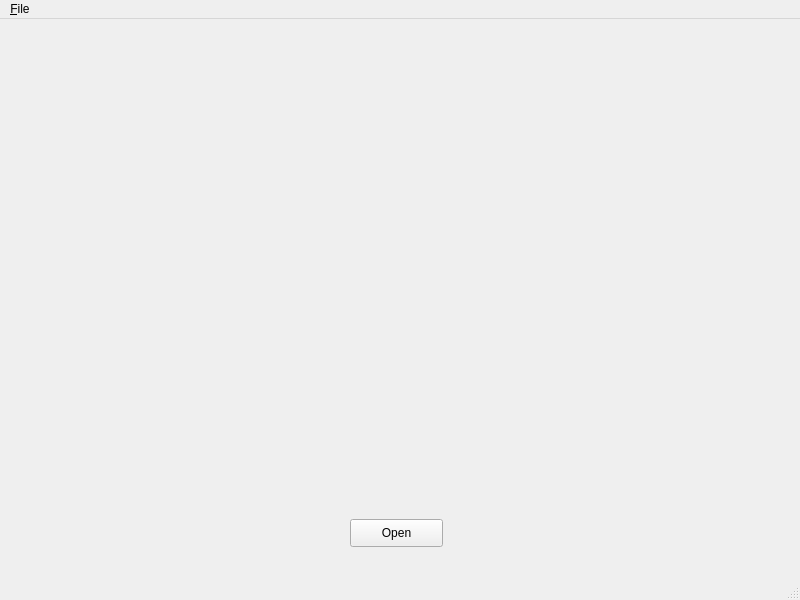
<?xml version="1.0" encoding="UTF-8"?>
<ui version="4.0">
 <class>MainWindow</class>
 <widget class="QMainWindow" name="MainWindow">
  <property name="geometry">
   <rect>
    <x>0</x>
    <y>0</y>
    <width>800</width>
    <height>600</height>
   </rect>
  </property>
  <property name="windowTitle">
   <string>MainWindow</string>
  </property>
  <widget class="QWidget" name="centralwidget">
   <widget class="QPushButton" name="btnOpen">
    <property name="geometry">
     <rect>
      <x>350</x>
      <y>500</y>
      <width>93</width>
      <height>28</height>
     </rect>
    </property>
    <property name="text">
     <string>Open</string>
    </property>
   </widget>
   <widget class="QLabel" name="label">
    <property name="geometry">
     <rect>
      <x>70</x>
      <y>40</y>
      <width>651</width>
      <height>391</height>
     </rect>
    </property>
    <property name="text">
     <string/>
    </property>
    <property name="scaledContents">
     <bool>true</bool>
    </property>
   </widget>
  </widget>
  <widget class="QStatusBar" name="statusbar"/>
  <widget class="QMenuBar" name="menubar">
   <property name="geometry">
    <rect>
     <x>0</x>
     <y>0</y>
     <width>800</width>
     <height>26</height>
    </rect>
   </property>
   <widget class="QMenu" name="menuFile">
    <property name="title">
     <string>&amp;File</string>
    </property>
    <addaction name="action_Open"/>
    <addaction name="separator"/>
    <addaction name="actionSave"/>
    <addaction name="separator"/>
    <addaction name="action_Exit_2"/>
   </widget>
   <addaction name="menuFile"/>
  </widget>
  <action name="actionOpen">
   <property name="text">
    <string>Open</string>
   </property>
  </action>
  <action name="actionExit">
   <property name="checkable">
    <bool>true</bool>
   </property>
   <property name="text">
    <string>Exit</string>
   </property>
  </action>
  <action name="actionOpen_2">
   <property name="text">
    <string>Open</string>
   </property>
  </action>
  <action name="actionExit_2">
   <property name="checkable">
    <bool>true</bool>
   </property>
   <property name="text">
    <string>Exit</string>
   </property>
  </action>
  <action name="actionOpen_3">
   <property name="text">
    <string>&amp;Open</string>
   </property>
  </action>
  <action name="action_Exit">
   <property name="text">
    <string>&amp;Exit</string>
   </property>
  </action>
  <action name="action_Open">
   <property name="text">
    <string>&amp;Open</string>
   </property>
   <property name="statusTip">
    <string>Open an image</string>
   </property>
   <property name="shortcut">
    <string>Ctrl+O</string>
   </property>
  </action>
  <action name="action_Exit_2">
   <property name="checkable">
    <bool>false</bool>
   </property>
   <property name="text">
    <string>&amp;Exit</string>
   </property>
   <property name="iconVisibleInMenu">
    <bool>false</bool>
   </property>
  </action>
  <action name="actionSave">
   <property name="text">
    <string>Save</string>
   </property>
   <property name="toolTip">
    <string>Save image</string>
   </property>
   <property name="shortcut">
    <string/>
   </property>
  </action>
 </widget>
 <resources/>
 <connections>
  <connection>
   <sender>action_Exit_2</sender>
   <signal>triggered()</signal>
   <receiver>MainWindow</receiver>
   <slot>close()</slot>
   <hints>
    <hint type="sourcelabel">
     <x>-1</x>
     <y>-1</y>
    </hint>
    <hint type="destinationlabel">
     <x>399</x>
     <y>299</y>
    </hint>
   </hints>
  </connection>
 </connections>
</ui>
